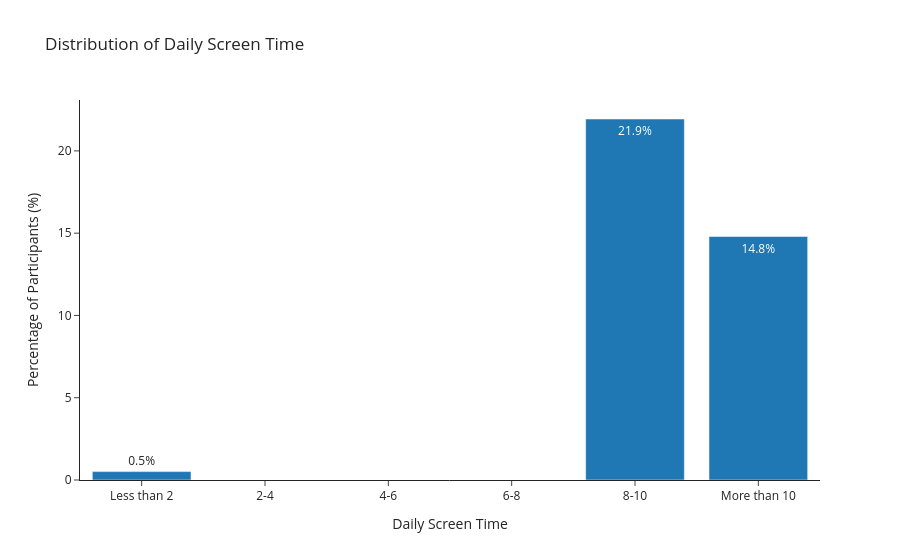

The code cell stored with this chart in its notebook:
### Code cell
counts = (
    df["Average Screen Time"]
    .value_counts(normalize=True)
    .reindex(screen_order)
    .reset_index()
)

counts.columns = ["Average Screen Time", "Percentage"]
counts["Percentage"] = counts["Percentage"] * 100

fig1 = px.bar(
    counts,
    x="Average Screen Time",
    y="Percentage",
    category_orders={"Average Screen Time": screen_order},
    text=counts["Percentage"].round(1).astype(str) + "%",
    title="Distribution of Daily Screen Time",
    color_discrete_sequence=["#1f77b4"]
)

fig1.update_layout(
    template="simple_white",
    xaxis_title="Daily Screen Time",
    yaxis_title="Percentage of Participants (%)"
)

fig1.show()
fig1.write_image("barplot_tiempo_pantalla.png")

### Figure 1 — Plotly figure (JSON) as saved in the notebook; plotly's stock layout.template omitted (floating-point values rounded to 4 significant figures)
{"data": [{"hovertemplate": "Average Screen Time=%{x}<br>Percentage=%{y}<br>text=%{text}<extra></extra>", "legendgroup": "", "marker": {"color": "#1f77b4", "pattern": {"shape": ""}}, "name": "", "orientation": "v", "showlegend": false, "text": ["0.5%", null, null, null, "21.9%", "14.8%"], "textposition": "auto", "type": "bar", "x": ["Less than 2", "2-4", "4-6", "6-8", "8-10", "More than 10"], "xaxis": "x", "y": [0.5102, NaN, NaN, NaN, 21.94, 14.8], "yaxis": "y"}], "layout": {"barmode": "relative", "legend": {"tracegroupgap": 0}, "title": {"text": "Distribution of Daily Screen Time"}, "xaxis": {"anchor": "y", "categoryarray": ["Less than 2", "2-4", "4-6", "6-8", "8-10", "More than 10"], "categoryorder": "array", "domain": [0, 1], "title": {"text": "Daily Screen Time"}}, "yaxis": {"anchor": "x", "domain": [0, 1], "title": {"text": "Percentage of Participants (%)"}}}}
